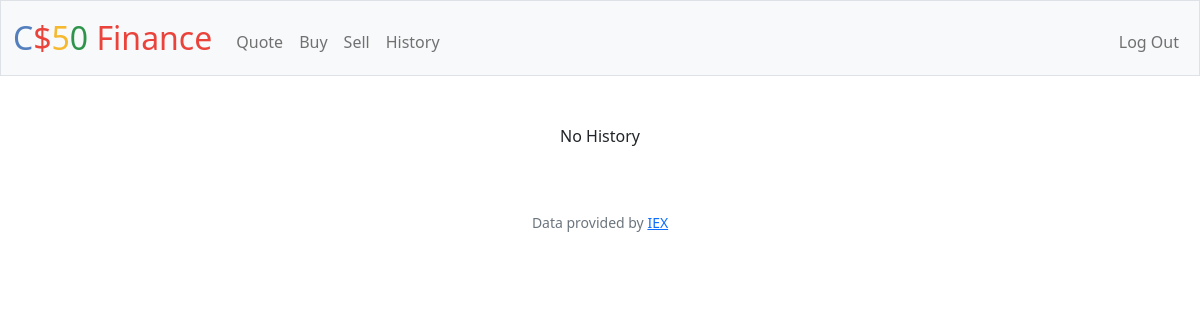
/history (signed in), run on an earlier commit of the app's database.
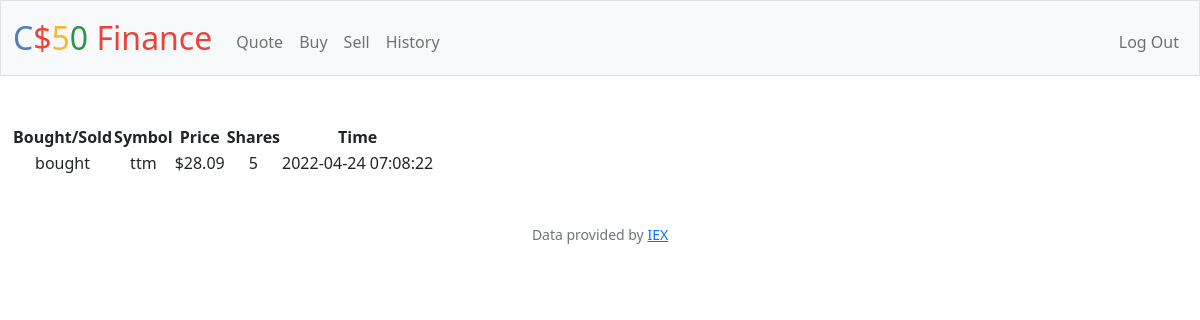
And on a later commit of the database.
### tables this page shows
CREATE TABLE buy(
id INTEGER PRIMARY KEY AUTOINCREMENT NOT NULL,
price NUMERIC NOT NULL,
user_id INTEGER NOT NULL,
symbol TEXT NOT NULL,
date TEXT NOT NULL, share NUMERIC NOT NULL, category TEXT NOT NULL);

### app.py (the view)
@app.route("/history")
@login_required
def history():
    rows = db.execute("SELECT * FROM buy WHERE user_id = ?", session['user_id'])
    for row in rows:
        row['price'] = usd(row['price'])
    return render_template("history.html", rows = rows)

### app.py (called while the page is built)
@app.after_request
def after_request(response):
    response.headers["Cache-Control"] = "no-cache, no-store, must-revalidate"
    response.headers["Expires"] = 0
    response.headers["Pragma"] = "no-cache"
    return response

### helpers.py (called while the page is built)
def login_required(f):
    @wraps(f)
    def decorated_function(*args, **kwargs):
        if session.get("user_id") is None:
            return redirect("/login")
        return f(*args, **kwargs)
    return decorated_function

def usd(value):
    return f"${value:,.2f}"

### templates/history.html (shortened to what this page needs)
{% extends "layout.html" %}
{% block main %}
{% if rows %}
<table>
    <thead>
        <tr>
            <th>Bought/Sold</th>
            <th>Symbol</th>
            <th>Price</th>
            <th>Shares</th>
            <th>Time</th>
        </tr>
    </thead>
    <tbody>
        {% for row in rows %}
        <tr>
            <td>
                {{ row['category'] }}
            </td>
            <td>
                {{ row['symbol'] }}
            </td>
            <td>
                {{ row['price'] }}
            </td>
            <td>
                {{ row['share'] }}
            </td>
            <td>
                {{ row['date'] }}
            </td>
        </tr>
        {% endfor %}
    </tbody>
</table>
{% else %}
<p>No History</p>
{% endif %}
{% endblock %}

### templates/layout.html (shortened to what this page needs)
<!DOCTYPE html>
<html lang="en">
    <head>
        <link href="https://cdn.jsdelivr.net/npm/bootstrap@5.1.3/dist/css/bootstrap.min.css" rel="stylesheet">
        <link href="/static/styles.css" rel="stylesheet">
    </head>
    <body>
        <nav class="bg-light border navbar navbar-expand-md navbar-light">
            <div class="container-fluid">
                <a class="navbar-brand" href="/"><span class="blue">C</span><span class="red">$</span><span class="yellow">5</span><span class="green">0</span> <span class="red">Finance</span></a>
                <div class="collapse navbar-collapse" id="navbar">
                    {% if session["user_id"] %}
                        <ul class="navbar-nav me-auto mt-2">
                            <li class="nav-item"><a class="nav-link" href="/quote">Quote</a></li>
                            <li class="nav-item"><a class="nav-link" href="/buy">Buy</a></li>
                            <li class="nav-item"><a class="nav-link" href="/sell">Sell</a></li>
                            <li class="nav-item"><a class="nav-link" href="/history">History</a></li>
                        </ul>
                        <ul class="navbar-nav ms-auto mt-2">
                            <li class="nav-item"><a class="nav-link" href="/logout">Log Out</a></li>
                        </ul>
                    {% else %}
                        <ul class="navbar-nav ms-auto mt-2">
                            <li class="nav-item"><a class="nav-link" href="/register">Register</a></li>
                            <li class="nav-item"><a class="nav-link" href="/login">Log In</a></li>
                        </ul>
                    {% endif %}
                </div>
            </div>
        </nav>
        <main class="container-fluid py-5 text-center">
            {% block main %}{% endblock %}
        </main>
        <footer class="mb-5 small text-center text-muted">
            Data provided by <a href="https://iexcloud.io/">IEX</a>
        </footer>
    </body>
</html>

### static/styles.css (style rules this page uses)
nav .navbar-brand { font-size: xx-large; }
nav .navbar-brand .blue { color: #537fbe; }
nav .navbar-brand .red { color: #ea433b; }
nav .navbar-brand .yellow { color: #f5b82e; }
nav .navbar-brand .green { color: #2e944b; }

What changed in the data, as far as the page shows it:
added buy: category "bought", symbol "ttm", price "$28.09", share "5", date "2022-04-24 07:08:22"
Also different on the page:
text no longer shown: "No History"
text now shown: "Bought/Sold Symbol Price Shares Time"
